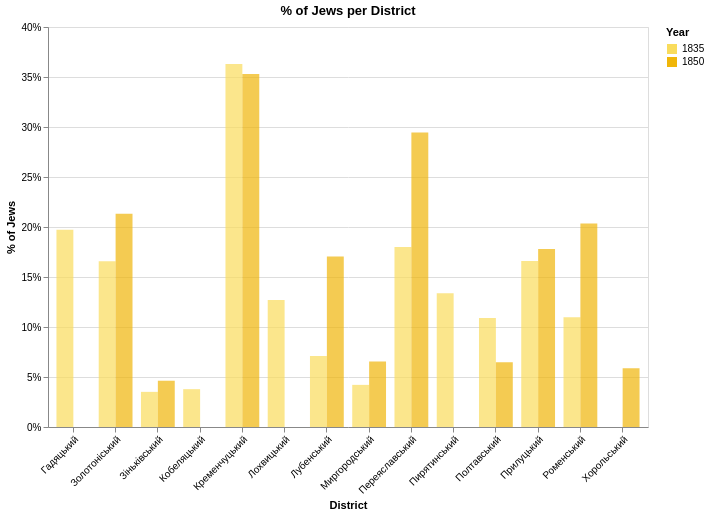

Write notebook code for a chart like this one.
### Code cell
#selecting the fraction for the bar chart
bar_data = gdf_merged[gdf_merged["Частка_Євреїв"].notna()].copy()

#creating a selection that highlights on hover
highlight = alt.selection_point(
    on="mouseover",
    fields=["name", "year"],
    nearest=True,
    empty=False
)

#create a selection for clicking to filter by year
click_select = alt.selection_point(
    fields=["year"],
    empty=True
)

grouped_bars = alt.Chart(bar_data).mark_bar().encode(
    x=alt.X("name:N", 
            title="District",
            axis=alt.Axis(labelAngle=-45)), #name of district on the x-axis
    y=alt.Y("Частка_Євреїв:Q", 
            title="% of Jews",
            axis=alt.Axis(format=".0%")), #fraction in districts on the y-axis
    color=alt.condition(
        click_select,
        alt.Color("year:O",
                  scale=alt.Scale(range=["#F9DC5C", "#F0B609"]),
                  legend=alt.Legend(title="Year")), #adding legend for the correspondance: color -> year
        alt.value("lightgray")
    ),
    opacity=alt.condition(highlight, alt.value(1), alt.value(0.7)),
    xOffset="year:O",
    tooltip=[
        alt.Tooltip("name:N", title="District"),
        alt.Tooltip("year:O", title="Year"),
        alt.Tooltip("Частка_Євреїв:Q", title="% of Jews", format=".1%")
    ]
).add_params(
    highlight,
    click_select
).properties(
    width=600,
    height=400,
    title="% of Jews per District"
)

grouped_bars

### Figure 1 — Vega-Lite specification as saved in the notebook (floating-point values rounded to 4 significant figures)
{"$schema": "https://vega.github.io/schema/vega-lite/v5.20.1.json", "config": {"view": {"continuousHeight": 300, "continuousWidth": 300}}, "data": {"name": "data-15d1ac0aa0a4e227bbd39469cf82bf2f"}, "datasets": {"data-15d1ac0aa0a4e227bbd39469cf82bf2f": [{"geometry": {"coordinates": [[[30.15, 50.58], [30.16, 50.59], [30.16, 50.59], [30.19, 50.61], [30.21, 50.61], [30.23, 50.61], [30.26, 50.62], [30.27, 50.61], [30.28, 50.61], [30.29, 50.61], [30.29, 50.58], [30.3, 50.55], [30.3, 50.53], [30.31, 50.52], [30.3, 50.51], [30.26, 50.48], [30.25, 50.5], [30.24, 50.5], [30.2, 50.51], [30.17, 50.54], [30.15, 50.58], [30.15, 50.58]]], "type": "Polygon"}, "name": "Переяславський", "type": "Feature", "year": 1835, "Євреї": 1522, "Загальне населеня": 8461, "Повіти": "Переяславський", "Частка_Євреїв": 0.1799}, {"geometry": {"coordinates": [[[30.15, 50.58], [30.16, 50.59], [30.16, 50.59], [30.19, 50.61], [30.21, 50.61], [30.23, 50.61], [30.26, 50.62], [30.27, 50.61], [30.28, 50.61], [30.29, 50.61], [30.29, 50.58], [30.3, 50.55], [30.3, 50.53], [30.31, 50.52], [30.3, 50.51], [30.26, 50.48], [30.25, 50.5], [30.24, 50.5], [30.2, 50.51], [30.17, 50.54], [30.15, 50.58], [30.15, 50.58]]], "type": "Polygon"}, "name": "Переяславський", "type": "Feature", "year": 1850, "Євреї": 2329, "Загальне населеня": 7907, "Повіти": "Переяславський", "Частка_Євреїв": 0.2945}, {"geometry": {"coordinates": [[[30.26, 50.47], [30.31, 50.5], [30.38, 50.5], [30.43, 50.44], [30.43, 50.42], [30.42, 50.39], [30.44, 50.38], [30.44, 50.37], [30.46, 50.36], [30.37, 50.39], [30.32, 50.42], [30.29, 50.44], [30.28, 50.45], [30.26, 50.47]]], "type": "Polygon"}, "name": "Золотоніський", "type": "Feature", "year": 1835, "Євреї": 1000, "Загальне населеня": 6031, "Повіти": "Золотоніський", "Частка_Євреїв": 0.1658}, {"geometry": {"coordinates": [[[30.26, 50.47], [30.31, 50.5], [30.38, 50.5], [30.43, 50.44], [30.43, 50.42], [30.42, 50.39], [30.44, 50.38], [30.44, 50.37], [30.46, 50.36], [30.37, 50.39], [30.32, 50.42], [30.29, 50.44], [30.28, 50.45], [30.26, 50.47]]], "type": "Polygon"}, "name": "Золотоніський", "type": "Feature", "year": 1850, "Євреї": 1198, "Загальне населеня": 5619, "Повіти": "Золотоніський", "Частка_Євреїв": 0.2132}, {"geometry": {"coordinates": [[[30.29, 50.6], [30.34, 50.6], [30.36, 50.6], [30.4, 50.61], [30.41, 50.61], [30.42, 50.61], [30.41, 50.54], [30.38, 50.51], [30.31, 50.5], [30.31, 50.52], [30.3, 50.55], [30.29, 50.6]]], "type": "Polygon"}, "name": "Пирятинський", "type": "Feature", "year": 1835, "Євреї": 419, "Загальне населеня": 3131, "Повіти": "Пирятинський", "Частка_Євреїв": 0.1338}, {"geometry": {"coordinates": [[[30.28, 50.62], [30.31, 50.64], [30.33, 50.67], [30.34, 50.66], [30.36, 50.66], [30.37, 50.68], [30.4, 50.69], [30.41, 50.68], [30.44, 50.68], [30.45, 50.68], [30.46, 50.69], [30.47, 50.68], [30.48, 50.68], [30.48, 50.63], [30.42, 50.61], [30.41, 50.61], [30.4, 50.61], [30.36, 50.6], [30.34, 50.61], [30.29, 50.6], [30.28, 50.62]]], "type": "Polygon"}, "name": "Прилуцький", "type": "Feature", "year": 1835, "Євреї": 1153, "Загальне населеня": 6941, "Повіти": "Прилуцький", "Частка_Євреїв": 0.1661}, {"geometry": {"coordinates": [[[30.28, 50.62], [30.31, 50.64], [30.33, 50.67], [30.34, 50.66], [30.36, 50.66], [30.37, 50.68], [30.4, 50.69], [30.41, 50.68], [30.44, 50.68], [30.45, 50.68], [30.46, 50.69], [30.47, 50.68], [30.48, 50.68], [30.48, 50.63], [30.42, 50.61], [30.41, 50.61], [30.4, 50.61], [30.36, 50.6], [30.34, 50.61], [30.29, 50.6], [30.28, 50.62]]], "type": "Polygon"}, "name": "Прилуцький", "type": "Feature", "year": 1850, "Євреї": 1561, "Загальне населеня": 8769, "Повіти": "Прилуцький", "Частка_Євреїв": 0.178}, {"geometry": {"coordinates": [[[30.47, 50.68], [30.48, 50.7], [30.5, 50.69], [30.52, 50.71], [30.52, 50.7], [30.53, 50.72], [30.54, 50.71], [30.55, 50.72], [30.56, 50.74], [30.58, 50.73], [30.61, 50.72], [30.61, 50.71], [30.63, 50.7], [30.64, 50.69], [30.63, 50.68], [30.62, 50.67], [30.63, 50.66], [30.55, 50.62], [30.52, 50.63], [30.5, 50.63], [30.48, 50.63], [30.47, 50.68]]], "type": "Polygon"}, "name": "Роменський", "type": "Feature", "year": 1835, "Євреї": 764, "Загальне населеня": 6966, "Повіти": "Роменський", "Частка_Євреїв": 0.1097}, {"geometry": {"coordinates": [[[30.47, 50.68], [30.48, 50.7], [30.5, 50.69], [30.52, 50.71], [30.52, 50.7], [30.53, 50.72], [30.54, 50.71], [30.55, 50.72], [30.56, 50.74], [30.58, 50.73], [30.61, 50.72], [30.61, 50.71], [30.63, 50.7], [30.64, 50.69], [30.63, 50.68], [30.62, 50.67], [30.63, 50.66], [30.55, 50.62], [30.52, 50.63], [30.5, 50.63], [30.48, 50.63], [30.47, 50.68]]], "type": "Polygon"}, "name": "Роменський", "type": "Feature", "year": 1850, "Євреї": 1221, "Загальне населеня": 6000, "Повіти": "Роменський", "Частка_Євреїв": 0.2035}, {"geometry": {"coordinates": [[[30.63, 50.66], [30.64, 50.64], [30.65, 50.64], [30.65, 50.63], [30.66, 50.6], [30.67, 50.58], [30.62, 50.53], [30.56, 50.58], [30.55, 50.59], [30.55, 50.62], [30.63, 50.66]]], "type": "Polygon"}, "name": "Гадяцький", "type": "Feature", "year": 1835, "Євреї": 973, "Загальне населеня": 4932, "Повіти": "Гадяцький", "Частка_Євреїв": 0.1973}, {"geometry": {"coordinates": [[[30.42, 50.55], [30.43, 50.55], [30.44, 50.54], [30.45, 50.54], [30.47, 50.54], [30.5, 50.54], [30.54, 50.54], [30.56, 50.58], [30.55, 50.59], [30.55, 50.62], [30.53, 50.63], [30.5, 50.63], [30.48, 50.62], [30.42, 50.62], [30.42, 50.55]]], "type": "Polygon"}, "name": "Лохвицький", "type": "Feature", "year": 1835, "Євреї": 989, "Загальне населеня": 7781, "Повіти": "Лохвицький", "Частка_Євреїв": 0.1271}, {"geometry": {"coordinates": [[[30.43, 50.44], [30.44, 50.47], [30.52, 50.5], [30.54, 50.54], [30.45, 50.54], [30.43, 50.55], [30.41, 50.54], [30.38, 50.51], [30.43, 50.44]]], "type": "Polygon"}, "name": "Лубенський", "type": "Feature", "year": 1835, "Євреї": 191, "Загальне населеня": 2694, "Повіти": "Лубенський", "Частка_Євреїв": 0.0709}, {"geometry": {"coordinates": [[[30.43, 50.44], [30.44, 50.47], [30.52, 50.5], [30.54, 50.54], [30.45, 50.54], [30.43, 50.55], [30.41, 50.54], [30.38, 50.51], [30.43, 50.44]]], "type": "Polygon"}, "name": "Лубенський", "type": "Feature", "year": 1850, "Євреї": 407, "Загальне населеня": 2387, "Повіти": "Лубенський", "Частка_Євреїв": 0.1705}, {"geometry": {"coordinates": [[[30.52, 50.49], [30.61, 50.43], [30.61, 50.4], [30.43, 50.4], [30.43, 50.44], [30.44, 50.47], [30.52, 50.5], [30.52, 50.49]]], "type": "Polygon"}, "name": "Хорольський", "type": "Feature", "year": 1850, "Євреї": 222, "Загальне населеня": 3785, "Повіти": "Хорольський", "Частка_Євреїв": 0.05865}, {"geometry": {"coordinates": [[[30.62, 50.53], [30.62, 50.51], [30.61, 50.44], [30.52, 50.5], [30.56, 50.58], [30.62, 50.53]]], "type": "Polygon"}, "name": "Миргородський", "type": "Feature", "year": 1835, "Євреї": 306, "Загальне населеня": 7261, "Повіти": "Миргородський", "Частка_Євреїв": 0.04214}, {"geometry": {"coordinates": [[[30.62, 50.53], [30.62, 50.51], [30.61, 50.44], [30.52, 50.5], [30.56, 50.58], [30.62, 50.53]]], "type": "Polygon"}, "name": "Миргородський", "type": "Feature", "year": 1850, "Євреї": 421, "Загальне населеня": 6418, "Повіти": "Миргородський", "Частка_Євреїв": 0.0656}, {"geometry": {"coordinates": [[[30.67, 50.58], [30.69, 50.58], [30.7, 50.57], [30.71, 50.54], [30.7, 50.51], [30.7, 50.49], [30.7, 50.48], [30.69, 50.47], [30.69, 50.47], [30.62, 50.47], [30.62, 50.51], [30.63, 50.53], [30.67, 50.58]]], "type": "Polygon"}, "name": "Зіньківський", "type": "Feature", "year": 1835, "Євреї": 261, "Загальне населеня": 7430, "Повіти": "Зіньківський", "Частка_Євреїв": 0.03513}, {"geometry": {"coordinates": [[[30.67, 50.58], [30.69, 50.58], [30.7, 50.57], [30.71, 50.54], [30.7, 50.51], [30.7, 50.49], [30.7, 50.48], [30.69, 50.47], [30.69, 50.47], [30.62, 50.47], [30.62, 50.51], [30.63, 50.53], [30.67, 50.58]]], "type": "Polygon"}, "name": "Зіньківський", "type": "Feature", "year": 1850, "Євреї": 357, "Загальне населеня": 7715, "Повіти": "Зіньківський", "Частка_Євреїв": 0.04627}, {"geometry": {"coordinates": [[[30.62, 50.4], [30.65, 50.38], [30.7, 50.39], [30.74, 50.43], [30.77, 50.44], [30.76, 50.46], [30.77, 50.47], [30.76, 50.48], [30.74, 50.47], [30.7, 50.48], [30.69, 50.47], [30.67, 50.47], [30.62, 50.47], [30.62, 50.4]]], "type": "Polygon"}, "name": "Полтавський", "type": "Feature", "year": 1835, "Євреї": 2083, "Загальне населеня": 19095, "Повіти": "Полтавський", "Частка_Євреїв": 0.1091}, {"geometry": {"coordinates": [[[30.62, 50.4], [30.65, 50.38], [30.7, 50.39], [30.74, 50.43], [30.77, 50.44], [30.76, 50.46], [30.77, 50.47], [30.76, 50.48], [30.74, 50.47], [30.7, 50.48], [30.69, 50.47], [30.67, 50.47], [30.62, 50.47], [30.62, 50.4]]], "type": "Polygon"}, "name": "Полтавський", "type": "Feature", "year": 1850, "Євреї": 1302, "Загальне населеня": 20071, "Повіти": "Полтавський", "Частка_Євреїв": 0.06487}, {"geometry": {"coordinates": [[[30.69, 50.31], [30.67, 50.3], [30.66, 50.28], [30.65, 50.26], [30.63, 50.24], [30.6, 50.26], [30.58, 50.28], [30.57, 50.4], [30.61, 50.4], [30.65, 50.38], [30.67, 50.38], [30.69, 50.31]]], "type": "Polygon"}, "name": "Кобеляцький", "type": "Feature", "year": 1835, "Євреї": 320, "Загальне населеня": 8457, "Повіти": "Кобеляцький", "Частка_Євреїв": 0.03784}, {"geometry": {"coordinates": [[[30.46, 50.36], [30.48, 50.33], [30.49, 50.32], [30.5, 50.32], [30.52, 50.3], [30.54, 50.3], [30.58, 50.28], [30.57, 50.4], [30.43, 50.4], [30.43, 50.39], [30.46, 50.36]]], "type": "Polygon"}, "name": "Кременчуцький", "type": "Feature", "year": 1835, "Євреї": 6855, "Загальне населеня": 18880, "Повіти": "Кременчуцький", "Частка_Євреїв": 0.3631}, {"geometry": {"coordinates": [[[30.46, 50.36], [30.48, 50.33], [30.49, 50.32], [30.5, 50.32], [30.52, 50.3], [30.54, 50.3], [30.58, 50.28], [30.57, 50.4], [30.43, 50.4], [30.43, 50.39], [30.46, 50.36]]], "type": "Polygon"}, "name": "Кременчуцький", "type": "Feature", "year": 1850, "Євреї": 6029, "Загальне населеня": 17074, "Повіти": "Кременчуцький", "Частка_Євреїв": 0.3531}]}, "encoding": {"color": {"condition": {"empty": true, "field": "year", "legend": {"title": "Year"}, "param": "param_8", "scale": {"range": ["#F9DC5C", "#F0B609"]}, "type": "ordinal"}, "value": "lightgray"}, "opacity": {"condition": {"empty": false, "param": "param_7", "value": 1}, "value": 0.7}, "tooltip": [{"field": "name", "title": "District", "type": "nominal"}, {"field": "year", "title": "Year", "type": "ordinal"}, {"field": "Частка_Євреїв", "format": ".1%", "title": "% of Jews", "type": "quantitative"}], "x": {"axis": {"labelAngle": -45}, "field": "name", "title": "District", "type": "nominal"}, "xOffset": {"field": "year", "type": "ordinal"}, "y": {"axis": {"format": ".0%"}, "field": "Частка_Євреїв", "title": "% of Jews", "type": "quantitative"}}, "height": 400, "mark": {"type": "bar"}, "params": [{"name": "param_7", "select": {"fields": ["name", "year"], "nearest": true, "on": "mouseover", "type": "point"}}, {"name": "param_8", "select": {"fields": ["year"], "type": "point"}}], "title": "% of Jews per District", "width": 600}
